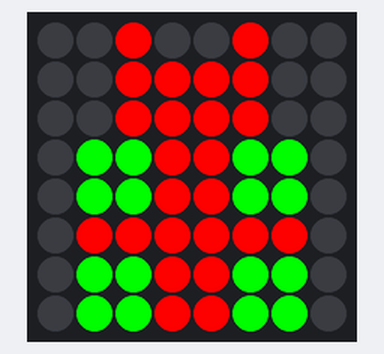
Bench run of a program on a simulated Raspberry Pi (BCM pin numbers) with a Sense HAT. On the bench: the Sense HAT's 8×8 RGB LED matrix. At 0.0 s the program stops and its outputs stay as they are.

Above: at 0.1 s.

The program:

test.py
```python
from sense_hat import SenseHat
from time import sleep, strftime

sense = SenseHat()

t = (100, 100, 0)
r = (255, 0, 0)
o = (255, 165, 0)
y = (255, 255, 0)
g = (0, 255, 0)
b = (0, 0, 255)
i = (75, 0, 130)
v = (238, 130, 238)
n = (135, 80, 22)
w = (255, 255, 255)
e = (0, 0, 0)  # e stands for empty/black


Day5 = [
    e,e,r,e,e,r,e,e,
    e,e,r,r,r,r,e,e,
    e,e,r,r,r,r,e,e,
    e,g,g,r,r,g,g,e,
    e,g,g,r,r,g,g,e,
    e,r,r,r,r,r,r,e,
    e,g,g,r,r,g,g,e,
    e,g,g,r,r,g,g,e
    ]

sense.set_pixels(Day5)
```
